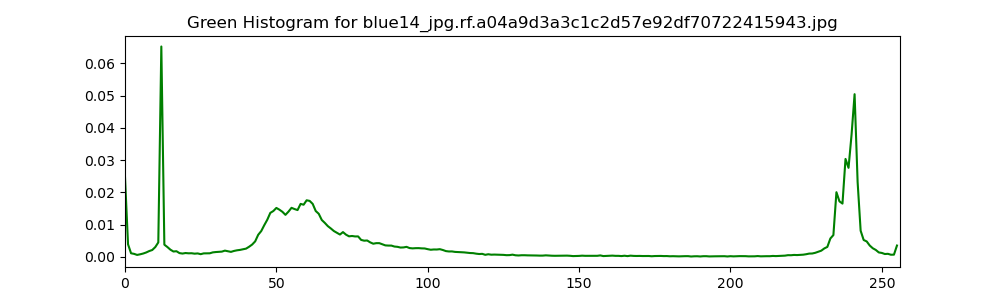
#> input picture histograms/blue14_jpg.rf.a04a9d3a3c1c2d57e92df70722415943_Green_histogram.png, 1000 x 300 px, given as the content of the folder data/clothes, which was not available
$ python histogram_util.py
#> lines starting #> are read from the running program, lines starting #| are printed output that depends on the picture; pictures that were not available may be replaced by others from this repository, and a replacement may not be noted
import cv2
import os

import matplotlib
import matplotlib.pyplot as plt

matplotlib.use('Agg')

def process_images(image_folder):
    # List to store histograms
#> called with image_folder = 'data/clothes'
    histograms = []

    # Process each image in the folder
    for image_name in os.listdir(image_folder):
        # Construct the full path to the image
        image_path = os.path.join(image_folder, image_name)

        # Read the image
        image = cv2.imread(image_path)
#> image is the input picture: shape (300, 1000, 3); mean B, G, R 247.6, 248.9, 247.6

        # Check if the image has been successfully loaded
        if image is not None:
            # Convert image to RGB (OpenCV uses BGR by default)
            image_rgb = cv2.cvtColor(image, cv2.COLOR_BGR2RGB)

            # Calculate the histograms for each channel
            hist_r = cv2.calcHist([image_rgb], [0], None, [256], [0, 256])
#> hist_r = 256 values, max 283452 at index 255, min 8 at index 138, mean 1171.9
            hist_g = cv2.calcHist([image_rgb], [1], None, [256], [0, 256])
#> hist_g = 256 values, max 283452 at index 255, min 2 at index 92, mean 1171.9
            hist_b = cv2.calcHist([image_rgb], [2], None, [256], [0, 256])
#> hist_b has the same summary as hist_r

            # Normalize the histograms
            hist_r = hist_r / hist_r.sum()
#> hist_r = 256 values, max 0.945 at index 255, min 2.67e-05 at index 138, mean 0.00391
            hist_g = hist_g / hist_g.sum()
#> hist_g = 256 values, max 0.945 at index 255, min 6.67e-06 at index 92, mean 0.00391
            hist_b = hist_b / hist_b.sum()
#> hist_b has the same summary as hist_r

            # Append histograms to the list
            histograms.append((hist_r, hist_g, hist_b))

            # Save histograms with the original image name as part of the file name
            for color, hist, color_name in zip(['r', 'g', 'b'], [hist_r, hist_g, hist_b], ['Red', 'Green', 'Blue']):
                plt.figure(figsize=(10, 3))
                plt.title(f"{color_name} Histogram for {image_name}")
                plt.plot(hist, color=color)
                plt.xlim([0, 256])
                histogram_filename = f"histograms/{os.path.splitext(image_name)[0]}_{color_name}_histogram.png"
                plt.savefig(histogram_filename)
                plt.close()
#> this loop made 3 passes
#> (color, color_name) on passes 1 to 3: ('r', 'Red'), ('g', 'Green'), ('b', 'Blue')
#> pass 1, in process_images, `plt.savefig(histogram_filename)`:
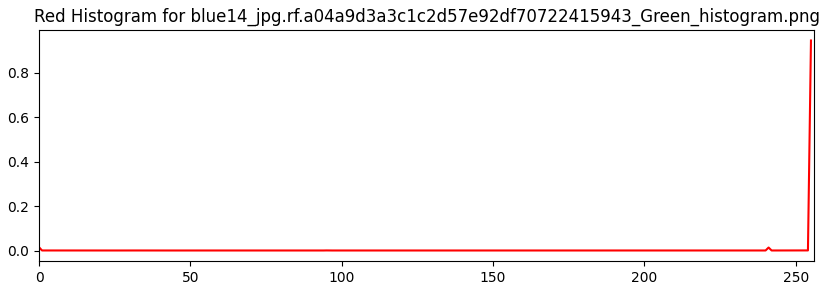
#> figure drawn by matplotlib, 1 panel; curve peaks at x = 255, y = 0.945
#> pass 2, in process_images, `plt.savefig(histogram_filename)`:
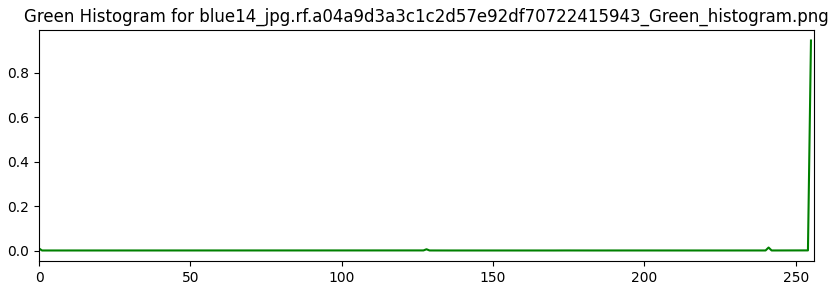
#> figure drawn by matplotlib, 1 panel; curve peaks at x = 255, y = 0.945

        else:
            print(f"Failed to load image: {image_name}")

    return histograms


def main():
    # Path to the folder containing images
    image_folder_path = 'data/clothes'

    # Process the images and get their histograms
    image_histograms = process_images(image_folder_path)
#> image_histograms = 1 item

# Now, image_histograms contains the histograms of all processed images


if __name__ == "__main__":
    main()

$ run again, on histograms/blue33_jpg.rf.c381a01fa0c9fd17a19cbe40ac701037_Blue_histogram.png
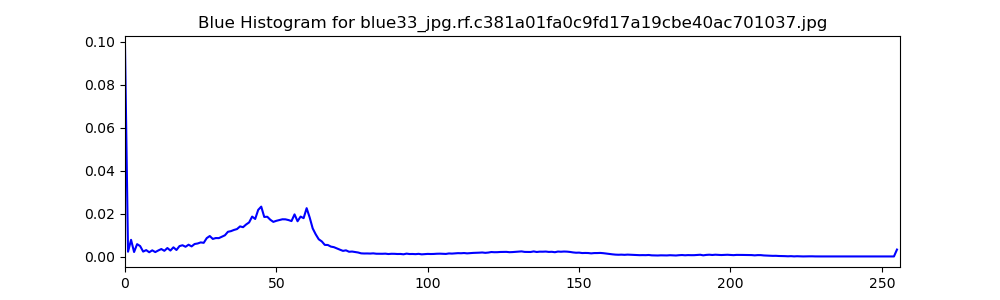
#> input picture histograms/blue33_jpg.rf.c381a01fa0c9fd17a19cbe40ac701037_Blue_histogram.png, 1000 x 300 px, given as the content of the folder data/clothes, which was not available
#> in process_images, image is the input picture: shape (300, 1000, 3); mean B, G, R 250.4, 248.6, 248.6
#> in process_images, `hist_r = cv2.calcHist([image_rgb], [0], None, [256], [0, 256])`: hist_r = 256 values, max 285500 at index 255, min 4 at index 140, mean 1171.9
#> in process_images, `hist_g = cv2.calcHist([image_rgb], [1], None, [256], [0, 256])`: hist_g has the same summary as hist_r
#> in process_images, `hist_b = cv2.calcHist([image_rgb], [2], None, [256], [0, 256])`: hist_b = 256 values, max 288554 at index 255, min 2 at index 92, mean 1171.9
#> in process_images, `hist_r = hist_r / hist_r.sum()`: hist_r = 256 values, max 0.952 at index 255, min 1.33e-05 at index 140, mean 0.00391
#> in process_images, `hist_g = hist_g / hist_g.sum()`: hist_g has the same summary as hist_r
#> in process_images, `hist_b = hist_b / hist_b.sum()`: hist_b = 256 values, max 0.962 at index 255, min 6.67e-06 at index 92, mean 0.00391
#> the loop in process_images, `for color, hist, color_name in zip(['r', 'g', 'b'], [hist_r, hist_g, h..` made 3 passes
#> (color, color_name) on passes 1 to 3: ('r', 'Red'), ('g', 'Green'), ('b', 'Blue')
#> pass 1, in process_images, `plt.savefig(histogram_filename)`:
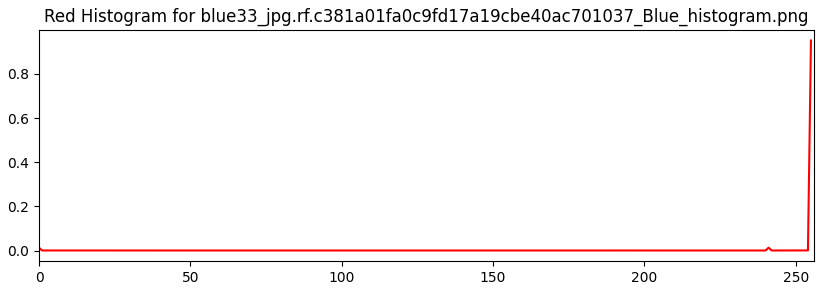
#> figure drawn by matplotlib, 1 panel; curve peaks at x = 255, y = 0.952
#> pass 2, in process_images, `plt.savefig(histogram_filename)`:
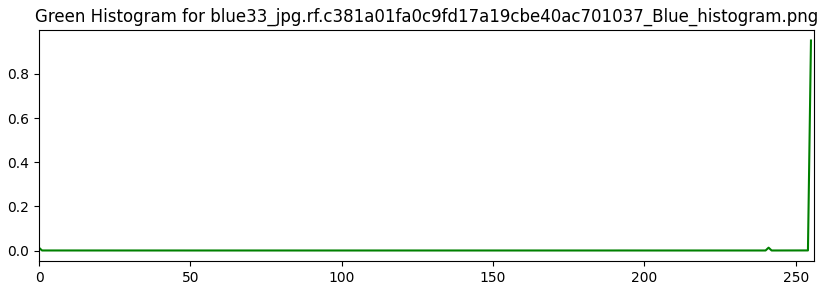
#> figure drawn by matplotlib, 1 panel; curve peaks at x = 255, y = 0.952
#> image_histograms = 1 item
